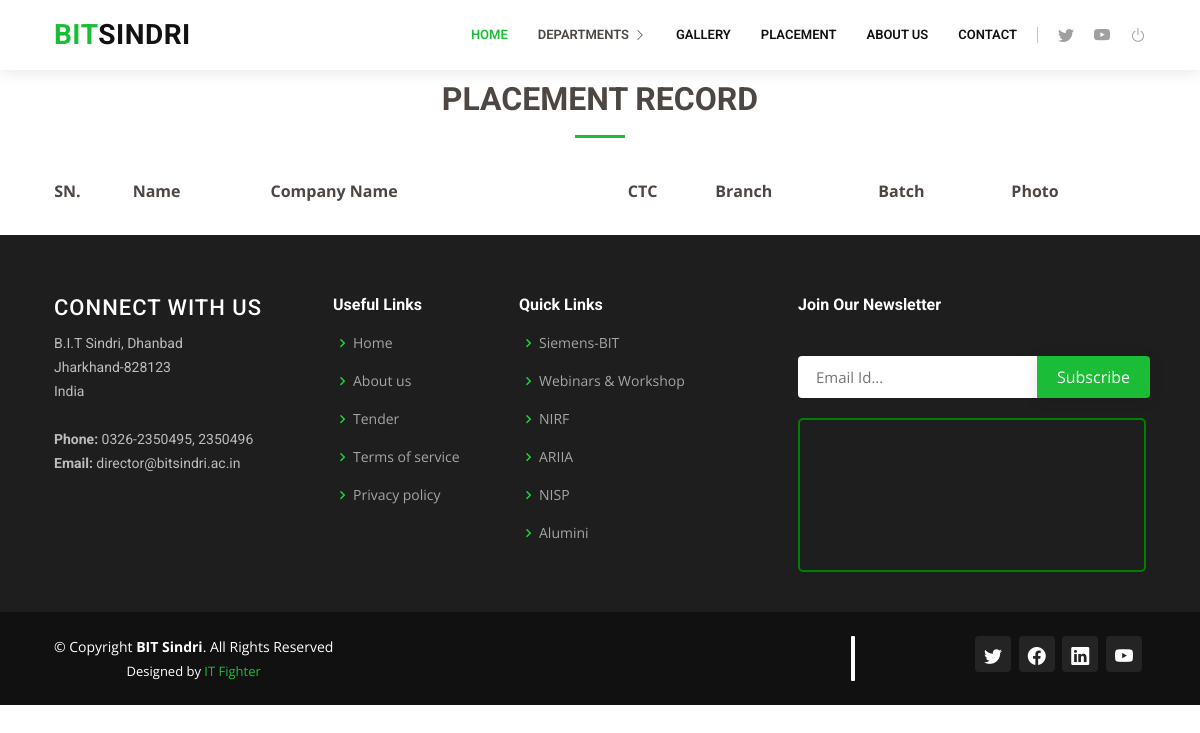
/placement.php, run on an earlier commit of the app's database.
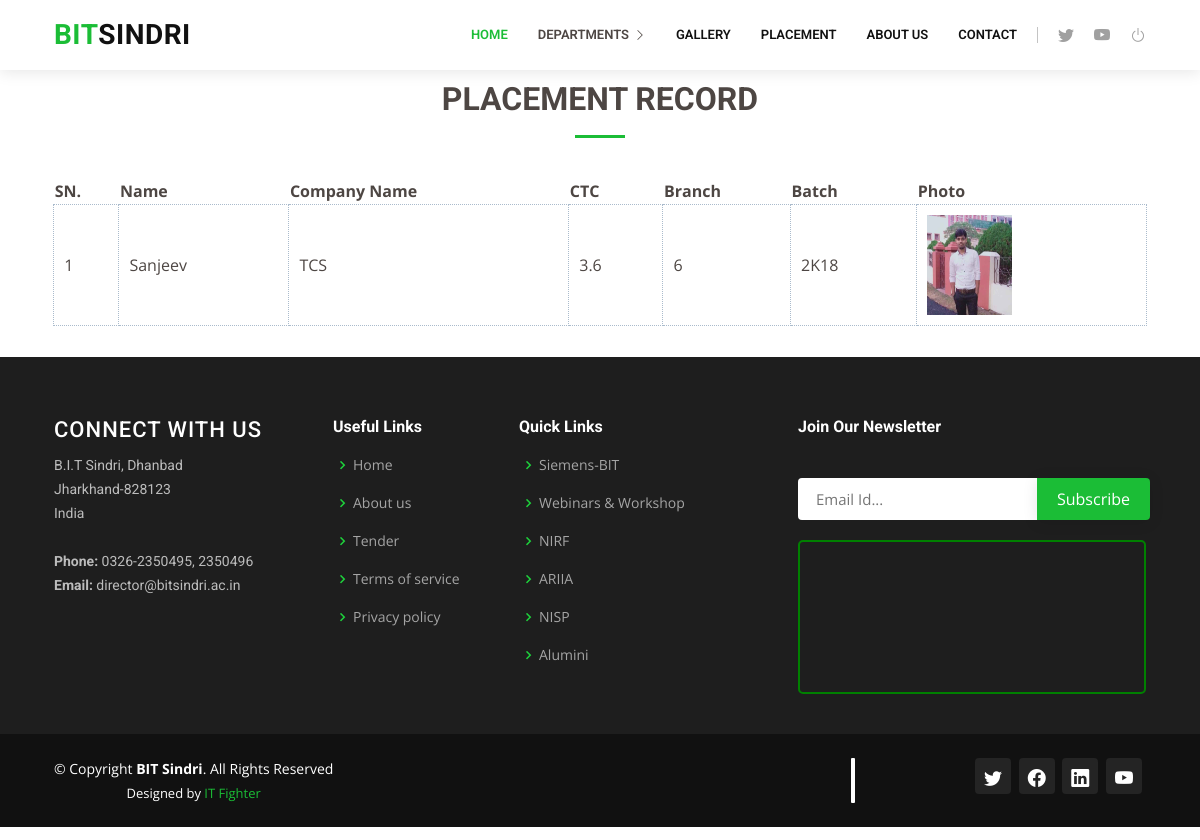
And on a later commit of the database.
### tables this page shows
CREATE TABLE `placement` (
  `placement_id` int(11) NOT NULL,
  `c_name` varchar(50) NOT NULL,
  `name` varchar(100) NOT NULL,
  `image` varchar(50) NOT NULL,
  `branch` varchar(40) NOT NULL,
  `ctc` float NOT NULL,
  `batch` varchar(15) NOT NULL,
  `selection_date` date NOT NULL
);

### placement.php (the view)
<?php include_once('header.php'); ?>
    <section id="blog" class="blog">
      <div class="container" data-aos="fade-up">
        <div class="row">
            <div class="section-title">
              <h2>Placement Record</h2>
            </div>
            <table class="dept-fact">
              <thead>
                  <tr>
                      <th>SN.</th>
                      <th>Name</th>
                      <th>Company Name</th>
                      <th>CTC</th>
                      <th>Branch</th>
                      <th>Batch</th>
                      <th>Photo</th>
                  </tr>
              </thead>
              <tbody>
                  <?php
                      $i = 1;
                      $query = mysqli_query($conn, "SELECT * FROM placement ORDER BY placement_id DESC");
                      while(@$row = mysqli_fetch_array($query)){
                  ?>
                  <tr>
                      <td><?php echo $i; $i++; ?></td>
                      <td><?php echo $row['name']; ?></td>
                      <td><?php echo $row['c_name']; ?></td>
                      <td><?php echo $row['ctc']; ?></td>
                      <td><?php echo $row['branch']; ?></td>
                      <td><?php echo $row['batch']; ?></td>
                      <td><img src="assets/placement/<?php echo $row['image']; ?>" style="width:85px; height: 100px;"></td>
                  </tr>
                  <?php } ?>
              </tbody>
            </table>
        </div>
      </div>
    </section>
  <?php include_once('footer.php'); ?>

What changed in the data, as far as the page shows it:
added placement: name "Sanjeev", c_name "TCS", ctc "3.6", branch "6", batch "2K18", image (picture)
